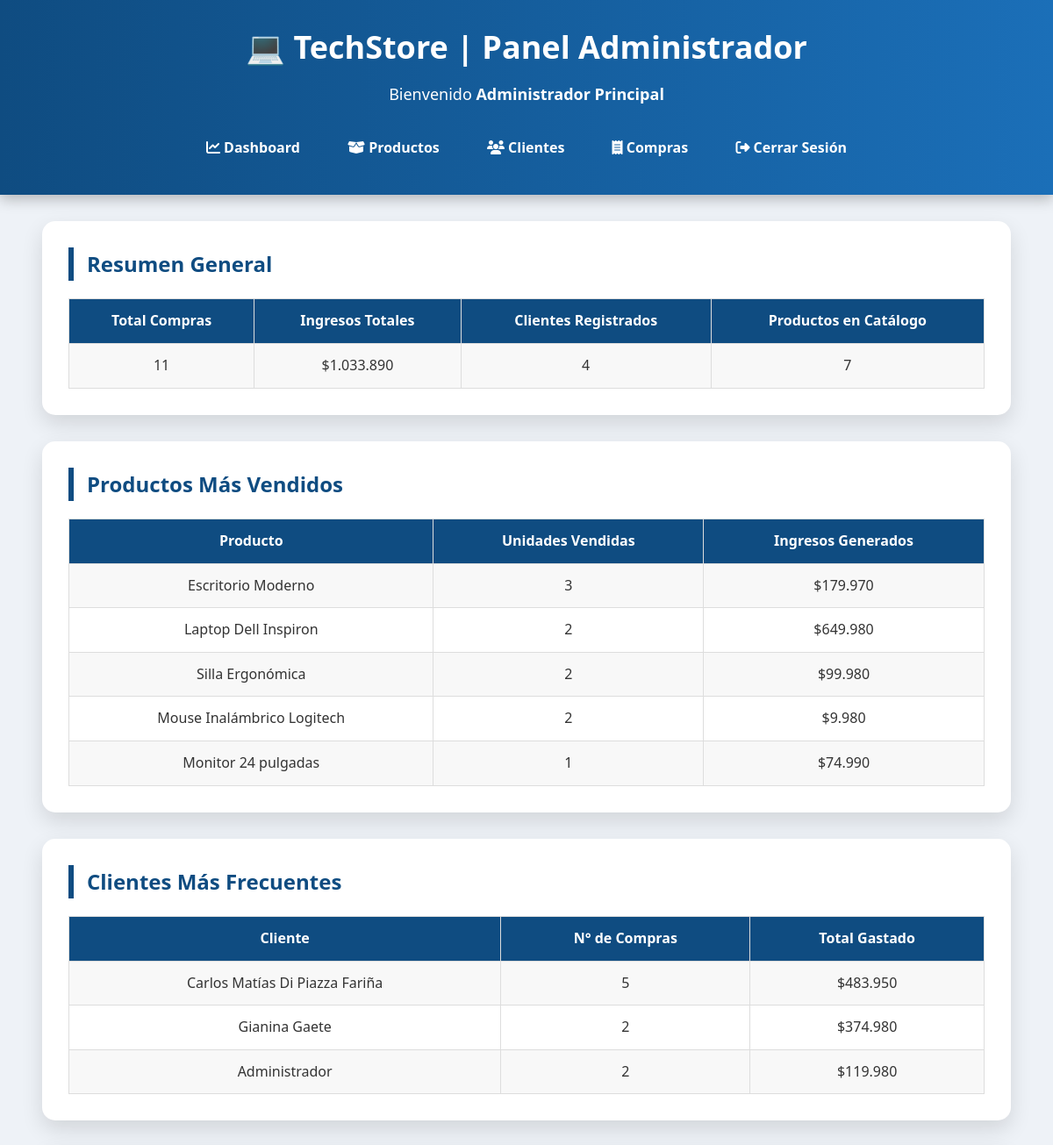
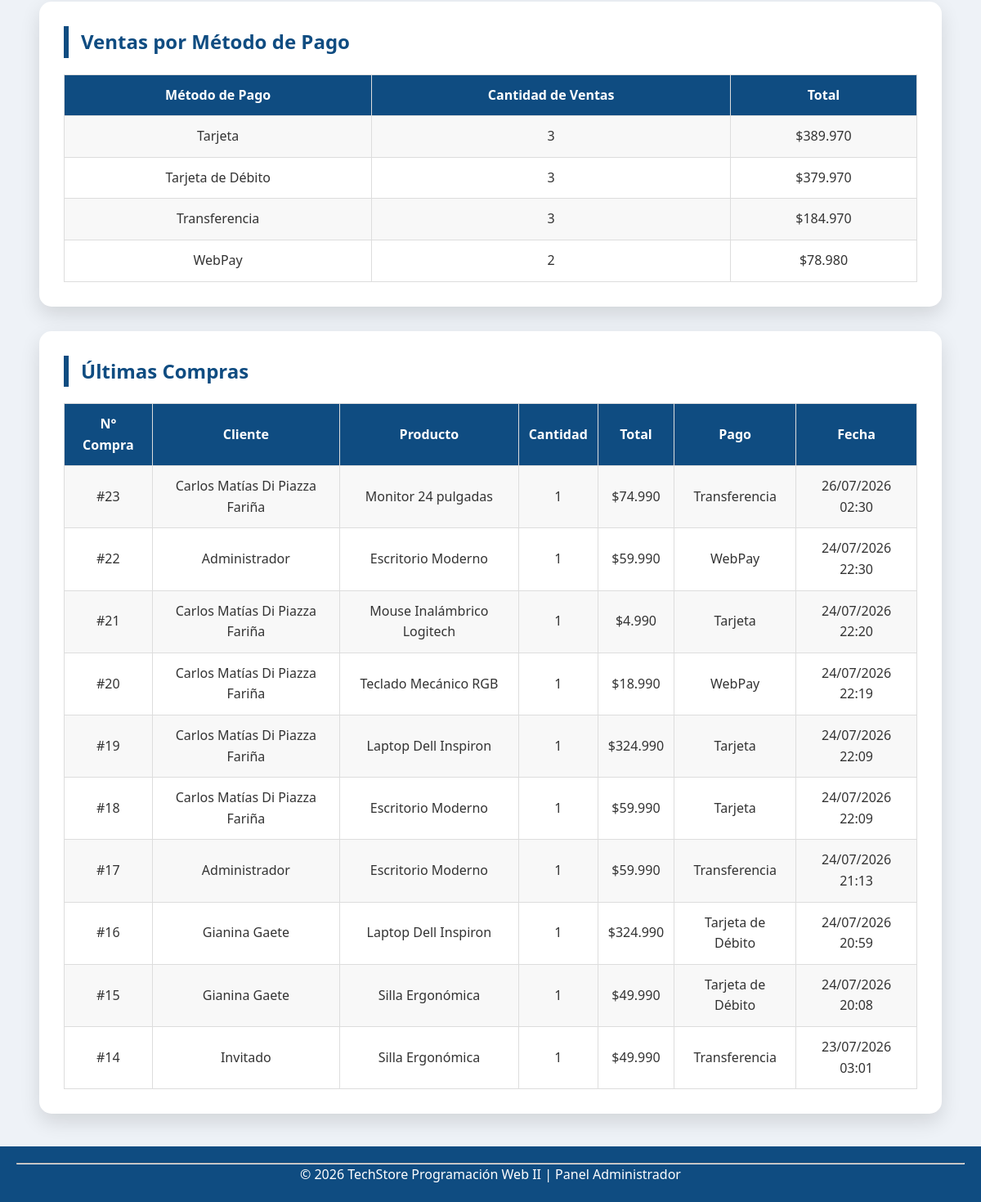
/admin/dashboard.php (signed in), run on the app's committed database (2 pictures, top to bottom).
### tables this page shows
CREATE TABLE `compra` (
  `id_compra` int(11) NOT NULL,
  `id_cliente` int(11) DEFAULT NULL,
  `id_producto` int(11) NOT NULL,
  `cantidad` int(11) NOT NULL,
  `total` int(10) NOT NULL,
  `fecha_compra` timestamp NOT NULL DEFAULT current_timestamp(),
  `metodo_pago` varchar(20) DEFAULT NULL
);

CREATE TABLE `cliente` (
  `id_cliente` int(11) NOT NULL,
  `nombre` varchar(100) NOT NULL,
  `email` varchar(100) NOT NULL,
  `direccion` varchar(200) DEFAULT NULL,
  `telefono` varchar(20) DEFAULT NULL,
  `fecha_registro` timestamp NOT NULL DEFAULT current_timestamp(),
  `usuario` varchar(50) NOT NULL,
  `password` varchar(255) NOT NULL
);

CREATE TABLE `producto` (
  `id_producto` int(11) NOT NULL,
  `nombre` varchar(100) NOT NULL,
  `descripcion` text DEFAULT NULL,
  `precio` int(10) NOT NULL,
  `stock` int(11) NOT NULL DEFAULT 0,
  `categoria` varchar(50) DEFAULT NULL,
  `imagen` varchar(255) DEFAULT NULL,
  `fecha_creacion` timestamp NOT NULL DEFAULT current_timestamp()
);

### admin/dashboard.php (the view, shortened to what this page needs)
<?php
$totalCompras = 0;
$totalIngresos = 0;
$totalClientes = 0;
$totalProductos = 0;
$pdo = null;
try {
    $pdo = conectarDB();
    $stmt = $pdo->query("SELECT COUNT(*) AS total_compras, COALESCE(SUM(total),0) AS ingresos FROM compra");
    $resumen = $stmt->fetch();
    $totalCompras = $resumen["total_compras"];
    $totalIngresos = $resumen["ingresos"];
    $stmt = $pdo->query("SELECT COUNT(*) AS total FROM cliente");
    $totalClientes = $stmt->fetch()["total"];
    $stmt = $pdo->query("SELECT COUNT(*) AS total FROM producto");
    $totalProductos = $stmt->fetch()["total"];
} catch (PDOException $e) {
    echo "Error al obtener el resumen general.";
}
$masVendidos = [];
try {
    $stmt = $pdo->query(
        "SELECT p.nombre, SUM(c.cantidad) AS total_vendido, SUM(c.total) AS ingresos_producto
         FROM compra c
         JOIN producto p ON p.id_producto = c.id_producto
         GROUP BY c.id_producto
         ORDER BY total_vendido DESC
         LIMIT 5"
    );
    $masVendidos = $stmt->fetchAll();
} catch (PDOException $e) {
    echo "Error al obtener productos más vendidos.";
}
$topClientes = [];
try {
    $stmt = $pdo->query(
        "SELECT cl.nombre, COUNT(*) AS cantidad_compras, SUM(c.total) AS total_gastado
         FROM compra c
         JOIN cliente cl ON cl.id_cliente = c.id_cliente
         GROUP BY c.id_cliente
         ORDER BY total_gastado DESC
         LIMIT 5"
    );
    $topClientes = $stmt->fetchAll();
} catch (PDOException $e) {
    echo "Error al obtener clientes frecuentes.";
}
$ventasPorPago = [];
try {
    $stmt = $pdo->query(
        "SELECT metodo_pago, COUNT(*) AS cantidad, SUM(total) AS total_pago
         FROM compra
         GROUP BY metodo_pago
         ORDER BY total_pago DESC"
    );
    $ventasPorPago = $stmt->fetchAll();
} catch (PDOException $e) {
    echo "Error al obtener ventas por método de pago.";
}
$ultimasCompras = [];
try {
    $stmt = $pdo->query(
        "SELECT c.id_compra, cl.nombre AS cliente, p.nombre AS producto, c.cantidad, c.total, c.fecha_compra, c.metodo_pago
         FROM compra c
         LEFT JOIN cliente cl ON cl.id_cliente = c.id_cliente
         JOIN producto p ON p.id_producto = c.id_producto
         ORDER BY c.fecha_compra DESC
         LIMIT 10"
    );
    $ultimasCompras = $stmt->fetchAll();
} catch (PDOException $e) {
    echo "Error al obtener las últimas compras.";
}
?>
<!DOCTYPE html>
<html lang="es">
    <head>
        <link rel="stylesheet" href="https://cdnjs.cloudflare.com/ajax/libs/font-awesome/6.7.2/css/all.min.css">
        <link rel="stylesheet" href="../css/estilos.css">
    </head>
    <body>
        <header>
            <h1>💻 TechStore | Panel Administrador</h1>
            <p>Bienvenido <strong><?php echo $_SESSION["admin_nombre"]; ?></strong></p>
            <nav>
                <a href="dashboard.php"><i class="fa-solid fa-chart-line"></i> Dashboard</a>
                <a href="productos.php"><i class="fa-solid fa-box-open"></i> Productos</a>
                <a href="clientes.php"><i class="fa-solid fa-users"></i> Clientes</a>
                <a href="compras.php"><i class="fa-solid fa-receipt"></i> Compras</a>
                <a href="../cerrarSesionAdmin.php"><i class="fa-solid fa-right-from-bracket"></i> Cerrar Sesión</a>
            </nav>
        </header>
        <section>
            <h2>Resumen General</h2>
            <table>
                <tr>
                    <th>Total Compras</th>
                    <th>Ingresos Totales</th>
                    <th>Clientes Registrados</th>
                    <th>Productos en Catálogo</th>
                </tr>
                <tr>
                    <td><?php echo $totalCompras; ?></td>
                    <td>$<?php echo number_format($totalIngresos,0,",","."); ?></td>
                    <td><?php echo $totalClientes; ?></td>
                    <td><?php echo $totalProductos; ?></td>
                </tr>
            </table>
        </section>
        <section>
            <h2>Productos Más Vendidos</h2>
            <?php if (count($masVendidos) == 0) { ?>
            <p>Aún no hay compras registradas.</p>
            <?php } else { ?>
            <table>
                <tr>
                    <th>Producto</th>
                    <th>Unidades Vendidas</th>
                    <th>Ingresos Generados</th>
                </tr>
                <?php foreach ($masVendidos as $p) { ?>
                <tr>
                    <td><?php echo htmlspecialchars($p["nombre"]); ?></td>
                    <td><?php echo $p["total_vendido"]; ?></td>
                    <td>$<?php echo number_format($p["ingresos_producto"],0,",","."); ?></td>
                </tr>
                <?php } ?>
            </table>
            <?php } ?>
        </section>
        <section>
            <h2>Clientes Más Frecuentes</h2>
            <?php if (count($topClientes) == 0) { ?>
            <p>Aún no hay compras de clientes registrados.</p>
            <?php } else { ?>
            <table>
                <tr>
                    <th>Cliente</th>
                    <th>N° de Compras</th>
                    <th>Total Gastado</th>
                </tr>
                <?php foreach ($topClientes as $c) { ?>
                <tr>
                    <td><?php echo htmlspecialchars($c["nombre"]); ?></td>
                    <td><?php echo $c["cantidad_compras"]; ?></td>
                    <td>$<?php echo number_format($c["total_gastado"],0,",","."); ?></td>
                </tr>
                <?php } ?>
            </table>
            <?php } ?>
        </section>
        <section>
            <h2>Ventas por Método de Pago</h2>
            <?php if (count($ventasPorPago) == 0) { ?>
            <p>Sin datos disponibles.</p>
            <?php } else { ?>
            <table>
                <tr>
                    <th>Método de Pago</th>
                    <th>Cantidad de Ventas</th>
                    <th>Total</th>
                </tr>
                <?php foreach ($ventasPorPago as $v) { ?>
                <tr>
                    <td><?php echo htmlspecialchars($v["metodo_pago"]); ?></td>
                    <td><?php echo $v["cantidad"]; ?></td>
                    <td>$<?php echo number_format($v["total_pago"],0,",","."); ?></td>
                </tr>
                <?php } ?>
            </table>
            <?php } ?>
        </section>
        <section>
            <h2>Últimas Compras</h2>
            <?php if (count($ultimasCompras) == 0) { ?>
            <p>Aún no hay compras registradas.</p>
            <?php } else { ?>
            <table>
                <tr>
                    <th>N° Compra</th>
                    <th>Cliente</th>
                    <th>Producto</th>
                    <th>Cantidad</th>
                    <th>Total</th>
                    <th>Pago</th>
                    <th>Fecha</th>
                </tr>
                <?php foreach ($ultimasCompras as $c) { ?>
                <tr>
                    <td>#<?php echo $c["id_compra"]; ?></td>
                    <td><?php echo $c["cliente"] ? htmlspecialchars($c["cliente"]) : "Invitado"; ?></td>
                    <td><?php echo htmlspecialchars($c["producto"]); ?></td>
                    <td><?php echo $c["cantidad"]; ?></td>
                    <td>$<?php echo number_format($c["total"],0,",","."); ?></td>
                    <td><?php echo htmlspecialchars($c["metodo_pago"]); ?></td>
                    <td><?php echo date("d/m/Y H:i", strtotime($c["fecha_compra"])); ?></td>
                </tr>
                <?php } ?>
            </table>
            <?php } ?>
        </section>
        <footer>
            <hr>
            <p>© 2026 TechStore Programación Web II | Panel Administrador</p>
        </footer>
    </body>
</html>

### css/estilos.css (style rules this page uses)
* { margin:0; padding:0; box-sizing:border-box; }
body { font-family:'Segoe UI',Tahoma,Geneva,Verdana,sans-serif; background:#eef2f7; color:#333; line-height:1.6; }
a { text-decoration:none; color:inherit; }
header { background:linear-gradient(90deg,#0f4c81,#1b6fb8); color:#fff; text-align:center; padding:25px; box-shadow:0 5px 15px rgba(0,0,0,.25); }
header h1 { font-size:36px; margin-bottom:10px; }
header p { font-size:18px; }
nav { margin-top:20px; }
nav a { display:inline-block; text-decoration:none; color:white; padding:10px 20px; margin:5px; border-radius:30px; transition:.3s; font-weight:bold; }
section { width:92%; max-width:1200px; margin:30px auto; background:white; border-radius:15px; padding:30px; box-shadow:0 10px 25px rgba(0,0,0,.12); }
section h2 { color:#0f4c81; margin-bottom:20px; border-left:6px solid #0f4c81; padding-left:15px; }
table { width:100%; border-collapse:collapse; margin-top:20px; }
th { background:#0f4c81; color:white; padding:12px; }
td { padding:12px; }
th, td { border:1px solid #ddd; text-align:center; }
tr:nth-child(even) { background:#f8f8f8; }
footer { margin-top:40px; background:#0f4c81; color:white; text-align:center; padding:20px; }

### data on the page
compra: id_compra "23", id_cliente.nombre "Carlos Matías Di Piazza Fariña", id_producto.nombre "Monitor 24 pulgadas", cantidad "1", total "74.990", metodo_pago "Transferencia", fecha_compra "26/07/2026 02:30"
compra: id_compra "22", id_cliente.nombre "Administrador", id_producto.nombre "Escritorio Moderno", cantidad "1", total "59.990", metodo_pago "WebPay", fecha_compra "24/07/2026 22:30"
compra: id_compra "21", id_cliente.nombre "Carlos Matías Di Piazza Fariña", id_producto.nombre "Mouse Inalámbrico Logitech", cantidad "1", total "4.990", metodo_pago "Tarjeta", fecha_compra "24/07/2026 22:20"
compra: id_compra "20", id_cliente.nombre "Carlos Matías Di Piazza Fariña", id_producto.nombre "Teclado Mecánico RGB", cantidad "1", total "18.990", metodo_pago "WebPay", fecha_compra "24/07/2026 22:19"
compra: id_compra "19", id_cliente.nombre "Carlos Matías Di Piazza Fariña", id_producto.nombre "Laptop Dell Inspiron", cantidad "1", total "324.990", metodo_pago "Tarjeta", fecha_compra "24/07/2026 22:09"
compra: id_compra "18", id_cliente.nombre "Carlos Matías Di Piazza Fariña", id_producto.nombre "Escritorio Moderno", cantidad "1", total "59.990", metodo_pago "Tarjeta", fecha_compra "24/07/2026 22:09"
compra: id_compra "17", id_cliente.nombre "Administrador", id_producto.nombre "Escritorio Moderno", cantidad "1", total "59.990", metodo_pago "Transferencia", fecha_compra "24/07/2026 21:13"
compra: id_compra "16", id_cliente.nombre "Gianina Gaete", id_producto.nombre "Laptop Dell Inspiron", cantidad "1", total "324.990", metodo_pago "Tarjeta de Débito", fecha_compra "24/07/2026 20:59"
compra: id_compra "15", id_cliente.nombre "Gianina Gaete", id_producto.nombre "Silla Ergonómica", cantidad "1", total "49.990", metodo_pago "Tarjeta de Débito", fecha_compra "24/07/2026 20:08"
compra: id_compra "14", shows "Invitado", id_producto.nombre "Silla Ergonómica", cantidad "1", total "49.990", metodo_pago "Transferencia", fecha_compra "23/07/2026 03:01"

### other printed values
$_SESSION["admin_nombre"] "Administrador Principal"
$totalCompras "11"
$totalIngresos "1.033.890"
$totalClientes "4"
$totalProductos "7"
$p["nombre"] "Escritorio Moderno"
$p["total_vendido"] "3"
$p["ingresos_producto"] "179.970"
$p["nombre"] "Laptop Dell Inspiron"
$p["total_vendido"] "2"
$p["ingresos_producto"] "649.980"
$p["nombre"] "Silla Ergonómica"
$p["ingresos_producto"] "99.980"
$p["nombre"] "Mouse Inalámbrico Logitech"
$p["ingresos_producto"] "9.980"
